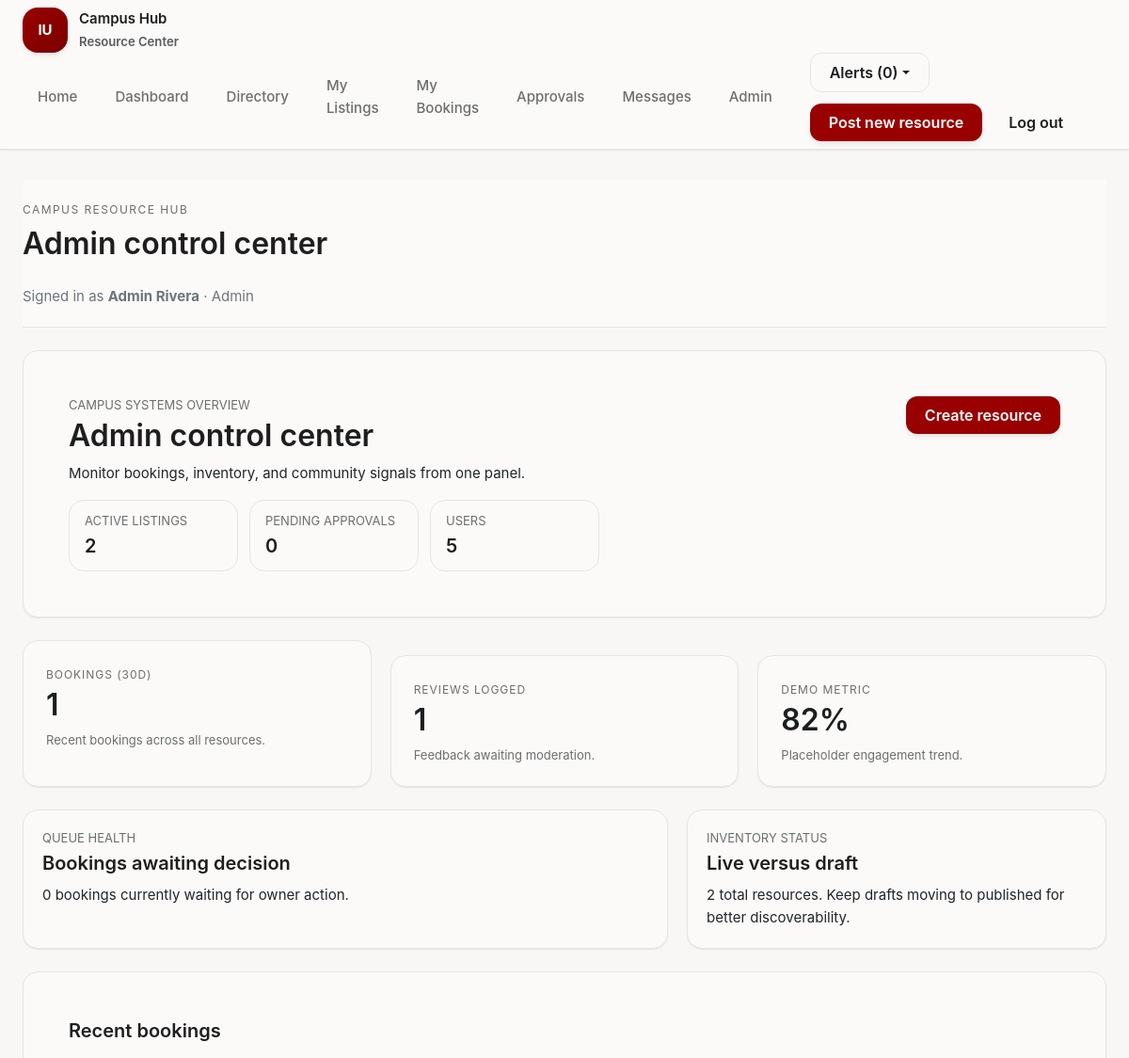
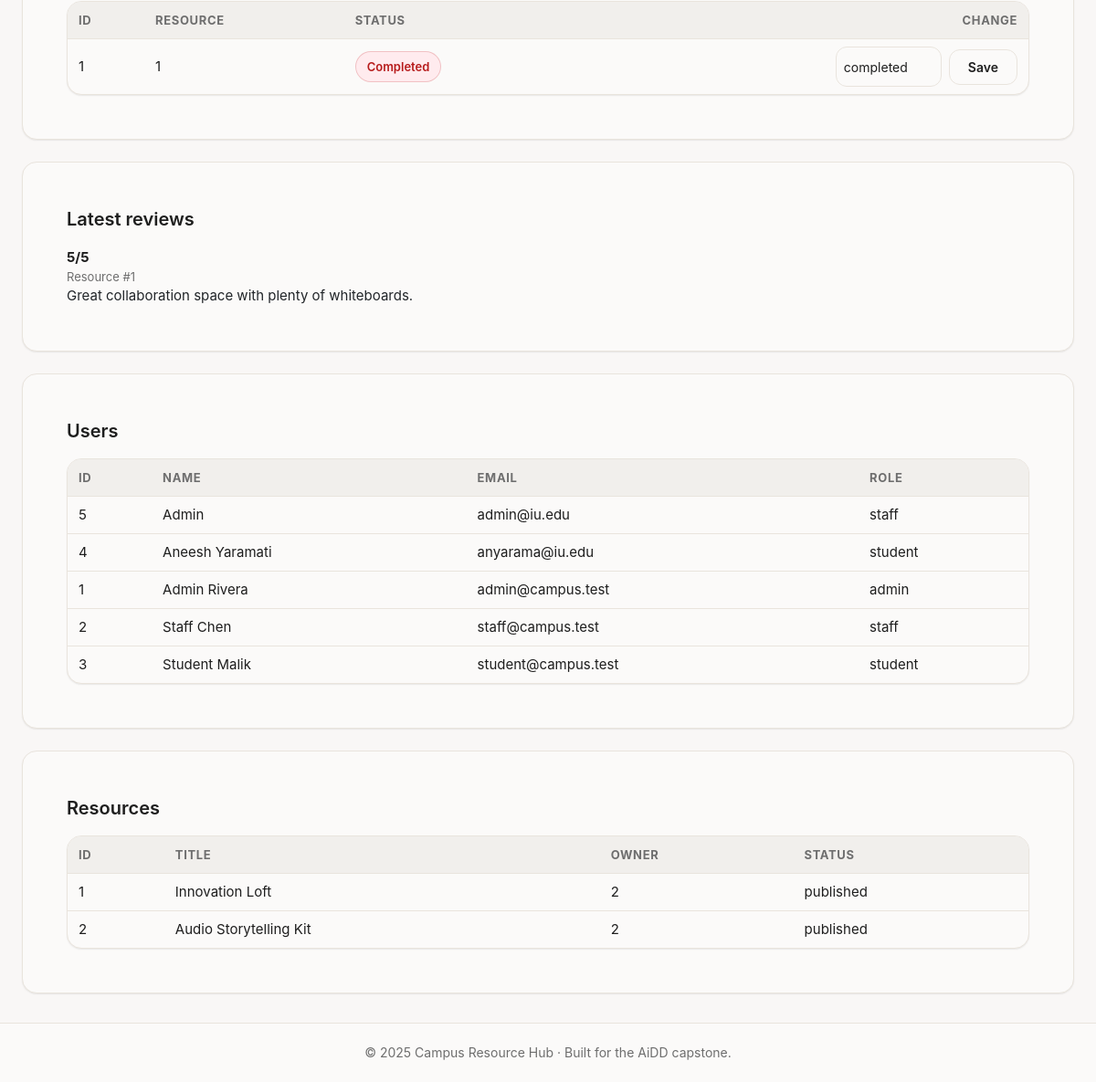
Page /admin/ (signed in) on the committed database (2 pictures, top to bottom).
### tables this page shows
CREATE TABLE users (
    user_id INTEGER PRIMARY KEY AUTOINCREMENT,
    name TEXT NOT NULL,
    email TEXT NOT NULL UNIQUE,
    password_hash TEXT NOT NULL,
    role TEXT NOT NULL CHECK(role IN ('student','staff','admin')),
    department TEXT,
    email_verified INTEGER DEFAULT 0,
    created_at TEXT DEFAULT CURRENT_TIMESTAMP
);

CREATE TABLE bookings (
    booking_id INTEGER PRIMARY KEY AUTOINCREMENT,
    resource_id INTEGER NOT NULL,
    requester_id INTEGER NOT NULL,
    start_datetime TEXT NOT NULL,
    end_datetime TEXT NOT NULL,
    status TEXT NOT NULL DEFAULT 'pending',
    notes TEXT,
    owner_notes TEXT,
    decision_at TEXT,
    created_at TEXT DEFAULT CURRENT_TIMESTAMP,
    FOREIGN KEY(resource_id) REFERENCES resources(resource_id),
    FOREIGN KEY(requester_id) REFERENCES users(user_id)
);

CREATE TABLE reviews (
    review_id INTEGER PRIMARY KEY AUTOINCREMENT,
    resource_id INTEGER NOT NULL,
    reviewer_id INTEGER NOT NULL,
    rating INTEGER NOT NULL CHECK(rating BETWEEN 1 AND 5),
    comment TEXT,
    created_at TEXT DEFAULT CURRENT_TIMESTAMP,
    FOREIGN KEY(resource_id) REFERENCES resources(resource_id),
    FOREIGN KEY(reviewer_id) REFERENCES users(user_id)
);

CREATE TABLE resources (
    resource_id INTEGER PRIMARY KEY AUTOINCREMENT,
    owner_id INTEGER NOT NULL,
    title TEXT NOT NULL,
    summary TEXT NOT NULL,
    category TEXT NOT NULL,
    location TEXT NOT NULL,
    capacity INTEGER NOT NULL,
    availability_notes TEXT,
    status TEXT NOT NULL DEFAULT 'draft',
    created_at TEXT DEFAULT CURRENT_TIMESTAMP,
    updated_at TEXT DEFAULT CURRENT_TIMESTAMP,
    FOREIGN KEY(owner_id) REFERENCES users(user_id)
);

### src/controllers/admin_controller.py (the view)
@admin_bp.route('/')
@admin_required
def dashboard():
    users = UserDAL.list_users()
    resources = ResourceDAL.search_resources(status=None)
    bookings = BookingDAL.list_recent()
    reviews = ReviewDAL.list_recent()
    stats = {
        'total_users': len(users),
        'total_resources': len(resources),
        'pending_requests': len([b for b in bookings if b.status == 'pending']),
    }
    return render_template('admin/dashboard.html', users=users, resources=resources, bookings=bookings, reviews=reviews, stats=stats)

### src/controllers/admin_controller.py (called while the page is built)
def admin_required(func):
    @wraps(func)
    def wrapper(*args, **kwargs):
        if not current_user.is_authenticated or current_user.role != 'admin':
            flash('Admin access required.', 'danger')
            return redirect(url_for('site.home'))
        return func(*args, **kwargs)
    return login_required(wrapper)

### src/data_access/booking_dal.py (called while the page is built)
    @staticmethod
    def _row(row) -> Optional[Booking]:
        if not row:
            return None
        return Booking(
            booking_id=row['booking_id'],
            resource_id=row['resource_id'],
            requester_id=row['requester_id'],
            start_datetime=row['start_datetime'],
            end_datetime=row['end_datetime'],
            status=row['status'],
            notes=row['notes'],
            owner_notes=row['owner_notes'],
            decision_at=row['decision_at'],
            created_at=row['created_at'],
        )

    @staticmethod
    def list_recent(limit: int = 15) -> List[Booking]:
        conn = get_connection()
        rows = conn.execute('SELECT * FROM bookings ORDER BY created_at DESC LIMIT ?', (limit,)).fetchall()
        return [BookingDAL._row(row) for row in rows]

### src/data_access/db.py (called while the page is built)
def get_connection(close_only: bool = False) -> Optional[sqlite3.Connection]:
    if close_only:
        return getattr(g, '_database', None)
    conn = getattr(g, '_database', None)
    if conn is None:
        database_path = current_app.config['DATABASE_PATH']
        conn = g._database = sqlite3.connect(database_path, detect_types=sqlite3.PARSE_DECLTYPES)
        conn.row_factory = sqlite3.Row
    return conn

### src/data_access/notification_dal.py (called while the page is built)
    @staticmethod
    def list_for_user(user_id: int, limit: int = 10) -> List[dict]:
        conn = get_connection()
        rows = conn.execute(
            'SELECT * FROM notifications WHERE user_id = ? ORDER BY created_at DESC LIMIT ?',
            (user_id, limit)
        ).fetchall()
        return [dict(row) for row in rows]

### src/data_access/resource_dal.py (called while the page is built)
    @staticmethod
    def _fetch_gallery(resource_id: int) -> List[str]:
        conn = get_connection()
        rows = conn.execute(
            'SELECT file_path FROM resource_images WHERE resource_id = ? ORDER BY image_id ASC',
            (resource_id,)
        ).fetchall()
        return [row['file_path'] for row in rows]

### src/data_access/review_dal.py (called while the page is built)
    @staticmethod
    def list_recent(limit: int = 10) -> List[Review]:
        conn = get_connection()
        rows = conn.execute('SELECT * FROM reviews ORDER BY created_at DESC LIMIT ?', (limit,)).fetchall()
        return [ReviewDAL._row(row) for row in rows]

### src/templates/admin/dashboard.html (shortened to what this page needs)
{% extends 'layout.html' %}
{% block page_heading %}Admin control center{% endblock %}
{% block content %}
<section class="admin-hero card-surface p-5 mb-4">
    <div class="d-flex justify-content-between flex-wrap gap-4">
        <div>
            <p class="text-caption text-uppercase mb-1">Campus systems overview</p>
            <h1 class="text-h1 mb-2">Admin control center</h1>
            <p class="text-body mb-0">Monitor bookings, inventory, and community signals from one panel.</p>
        </div>
        <div class="d-flex gap-3 align-items-start">
            <a class="btn btn-primary-iu" href="{{ url_for('resource.create') }}">Create resource</a>
        </div>
    </div>
    <div class="hero-pills">
        <div class="hero-pill">
            <p class="text-caption text-uppercase mb-1">Active listings</p>
            <p class="text-h3 mb-0">{{ stats.total_resources }}</p>
        </div>
        <div class="hero-pill">
            <p class="text-caption text-uppercase mb-1">Pending approvals</p>
            <p class="text-h3 mb-0">{{ stats.pending_requests }}</p>
        </div>
        <div class="hero-pill">
            <p class="text-caption text-uppercase mb-1">Users</p>
            <p class="text-h3 mb-0">{{ stats.total_users }}</p>
        </div>
    </div>
</section>
<section class="stat-card-grid mb-4">
    <article class="stat-card">
        <p class="stat-label">Bookings (30d)</p>
        <p class="stat-value">{{ bookings|length }}</p>
        <p class="text-caption mb-0">Recent bookings across all resources.</p>
    </article>
    <article class="stat-card">
        <p class="stat-label">Reviews logged</p>
        <p class="stat-value">{{ reviews|length }}</p>
        <p class="text-caption mb-0">Feedback awaiting moderation.</p>
    </article>
    <article class="stat-card">
        <p class="stat-label">Demo metric</p>
        <p class="stat-value">82%</p>
        <p class="text-caption mb-0">Placeholder engagement trend.</p>
    </article>
</section>
<section class="dashboard-grid-two mb-4">
    <article class="analytics-card">
        <p class="text-caption text-uppercase mb-1">Queue health</p>
        <h2 class="text-h3 mb-2">Bookings awaiting decision</h2>
        <p class="text-body mb-0">{{ stats.pending_requests }} booking{{ 's' if stats.pending_requests != 1 else '' }} currently waiting for owner action.</p>
    </article>
    <article class="analytics-card">
        <p class="text-caption text-uppercase mb-1">Inventory status</p>
        <h2 class="text-h3 mb-2">Live versus draft</h2>
        <p class="text-body mb-0">{{ stats.total_resources }} total resources. Keep drafts moving to published for better discoverability.</p>
    </article>
</section>
<section class="card-surface p-5 mb-4">
    <div class="d-flex justify-content-between align-items-center mb-3">
        <h2 class="text-h3 mb-0">Recent bookings</h2>
    </div>
    <div class="table-panel table-dense">
        <table>
            <thead>
                <tr>
                    <th>ID</th>
                    <th>Resource</th>
                    <th>Status</th>
                    <th class="text-end">Change</th>
                </tr>
            </thead>
            <tbody>
                {% for booking in bookings %}
                <tr>
                    <td>{{ booking.booking_id }}</td>
                    <td>{{ booking.resource_id }}</td>
                    <td><span class="status-pill {% if booking.status=='approved' %}success{% elif booking.status=='pending' %}warning{% else %}danger{% endif %}">{{ booking.status|title }}</span></td>
                    <td class="text-end">
                        <form method="post" action="{{ url_for('admin.override_booking', booking_id=booking.booking_id) }}" class="d-inline-flex gap-2 align-items-center">
                            <select class="form-select form-select-sm" name="status">
                                {% for status in ['pending','approved','completed','rejected','cancelled'] %}
                                <option value="{{ status }}" {% if booking.status==status %}selected{% endif %}>{{ status }}</option>
                                {% endfor %}
                            </select>
                            <button class="btn btn-secondary-iu btn-sm" type="submit">Save</button>
                        </form>
                    </td>
                </tr>
                {% endfor %}
            </tbody>
        </table>
    </div>
</section>
<section class="card-surface p-5 mb-4">
    <div class="d-flex justify-content-between align-items-center mb-3">
        <h2 class="text-h3 mb-0">Latest reviews</h2>
    </div>
    {% if reviews %}
    <ul class="dashboard-list">
        {% for review in reviews %}
        <li class="dashboard-list-item">
            <div>
                <strong>{{ review.rating }}/5</strong>
                <p class="text-caption mb-0">Resource #{{ review.resource_id }}</p>
                <p class="text-body mb-0">{{ review.comment or 'No comment provided.' }}</p>
            </div>
        </li>
        {% endfor %}
    </ul>
    {% else %}
    <p class="text-muted mb-0">No reviews yet.</p>
    {% endif %}
</section>
<section class="card-surface p-5 mb-4">
    <div class="d-flex justify-content-between align-items-center mb-3">
        <h2 class="text-h3 mb-0">Users</h2>
    </div>
    <div class="table-panel table-dense">
        <table>
            <thead>
                <tr>
                    <th>ID</th>
                    <th>Name</th>
                    <th>Email</th>
                    <th>Role</th>
                </tr>
            </thead>
            <tbody>
                {% for user in users %}
                <tr>
                    <td>{{ user.user_id }}</td>
                    <td>{{ user.name }}</td>
                    <td>{{ user.email }}</td>
                    <td>{{ user.role }}</td>
                </tr>
                {% endfor %}
            </tbody>
        </table>
    </div>
</section>
<section class="card-surface p-5">
    <div class="d-flex justify-content-between align-items-center mb-3">
        <h2 class="text-h3 mb-0">Resources</h2>
    </div>
    <div class="table-panel table-dense">
        <table>
            <thead>
                <tr>
                    <th>ID</th>
                    <th>Title</th>
                    <th>Owner</th>
                    <th>Status</th>
                </tr>
            </thead>
            <tbody>
                {% for resource in resources %}
                <tr>
                    <td>{{ resource.resource_id }}</td>
                    <td>{{ resource.title }}</td>
                    <td>{{ resource.owner_id }}</td>
                    <td>{{ resource.status }}</td>
                </tr>
                {% endfor %}
            </tbody>
        </table>
    </div>
</section>
{% endblock %}

### src/templates/layout.html (shortened to what this page needs)
<!DOCTYPE html>
<html lang="en">
<head>
    <link href="https://cdn.jsdelivr.net/npm/bootstrap@5.3.3/dist/css/bootstrap.min.css" rel="stylesheet">
    <link rel="stylesheet" href="{{ url_for('static', filename='css/app.css') }}?v={{ current_year }}">
</head>
<body>
    <div class="app-shell">
        <nav class="global-nav navbar navbar-expand-lg navbar-light" aria-label="Primary">
            <div class="app-container d-flex flex-wrap align-items-center">
                <a class="brand-mark me-auto" href="{{ url_for('site.home') }}">
                    <span class="brand-icon">IU</span>
                    <div>
                        <span class="d-block">Campus Hub</span>
                        <small class="text-muted">Resource Center</small>
                    </div>
                </a>
                <div class="collapse navbar-collapse" id="primaryNav">
                    <ul class="navbar-nav ms-auto align-items-lg-center gap-2">
                        <li class="nav-item"><a class="nav-pill" href="{{ url_for('site.home') }}">Home</a></li>
                        <li class="nav-item"><a class="nav-pill" href="{{ url_for('dashboard.overview') }}">Dashboard</a></li>
                        <li class="nav-item"><a class="nav-pill" href="{{ url_for('resource.browse') }}">Directory</a></li>
                        {% if current_user.is_authenticated %}
                        {% if current_user.role in ['staff', 'admin'] %}
                        <li class="nav-item"><a class="nav-pill" href="{{ url_for('resource.my_resources') }}">My Listings</a></li>
                        {% endif %}
                        <li class="nav-item"><a class="nav-pill" href="{{ url_for('booking.my_bookings') }}">My Bookings</a></li>
                        {% if current_user.role in ['staff', 'admin'] %}
                        <li class="nav-item"><a class="nav-pill" href="{{ url_for('booking.owner_inbox') }}">Approvals</a></li>
                        {% endif %}
                        <li class="nav-item"><a class="nav-pill" href="{{ url_for('message.inbox') }}">Messages</a></li>
                        {% if current_user.role == 'admin' %}
                        <li class="nav-item"><a class="nav-pill" href="{{ url_for('admin.dashboard') }}">Admin</a></li>
                        {% endif %}
                        {% endif %}
                    </ul>
                    <div class="nav-actions ms-lg-4">
                        {% if current_user.is_authenticated %}
                        <div class="dropdown">
                            <button class="btn btn-secondary-iu dropdown-toggle" type="button" data-bs-toggle="dropdown" aria-expanded="false">
                                Alerts ({{ nav_notifications|length }})
                            </button>
                        </div>
                        {% if current_user.role in ['staff', 'admin'] %}
                        <a href="{{ url_for('resource.create') }}" class="btn btn-primary-iu">Post new resource</a>
                        {% endif %}
                        <a href="{{ url_for('auth.logout') }}" class="btn btn-ghost-iu">Log out</a>
                        {% else %}
                        <a class="btn btn-secondary-iu" href="{{ url_for('auth.login') }}">Sign in</a>
                        <a class="btn btn-primary-iu" href="{{ url_for('auth.register') }}">Get started</a>
                        {% endif %}
                    </div>
                </div>
            </div>
        </nav>
        <main id="main-content" class="app-content">
            <div class="app-container">
                <header class="app-topbar">
                    <div class="page-heading">
                        <p class="eyebrow mb-1">Campus Resource Hub</p>
                        <h1 class="mb-0">{% block page_heading %}Resource Hub{% endblock %}</h1>
                    </div>
                    {% if current_user.is_authenticated %}
                    <p class="text-secondary mb-0">Signed in as <strong>{{ current_user.name }}</strong> · {{ current_user.role|title }}</p>
                    {% endif %}
                </header>
                {% block content %}{% endblock %}
            </div>
        </main>
        <footer class="app-footer">
            <div class="app-container">
                &copy; {{ current_year }} Campus Resource Hub · Built for the AiDD capstone.
            </div>
        </footer>
    </div>
</body>
</html>

### rows in the picture
users: name "Admin Rivera", role "Admin", user_id "1", email "admin@campus.test", role "admin"
bookings: booking_id "1", resource_id "1", status "Completed", status "completed"
reviews: rating "5", resource_id "1", comment "Great collaboration space with plenty of whiteboards."
users: user_id "5", name "Admin", email "admin@iu.edu", role "staff"
users: user_id "4", name "Aneesh Yaramati", email "anyarama@iu.edu", role "student"
users: user_id "2", name "Staff Chen", email "staff@campus.test", role "staff"
users: user_id "3", name "Student Malik", email "student@campus.test", role "student"
resources: resource_id "1", title "Innovation Loft", owner_id "2", status "published"
resources: resource_id "2", title "Audio Storytelling Kit", owner_id "2", status "published"

### other values in the picture
{{ nav_notifications|length }} "0"
{{ stats.total_resources }} "2"
{{ stats.pending_requests }} "0"
{{ stats.total_users }} "5"
{{ bookings|length }} "1"
{{ reviews|length }} "1"
{{ 's' if stats.pending_requests != 1 else '' }} "s"
